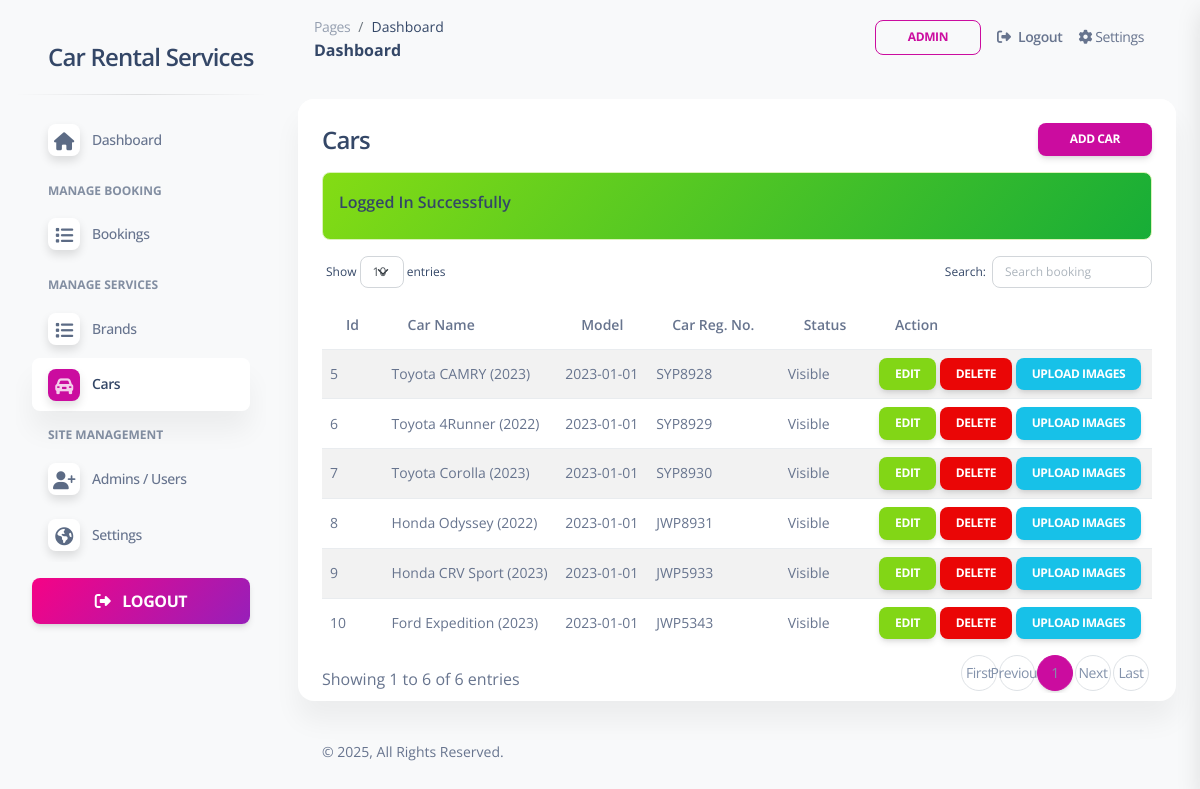
The page /admin/cars.php (signed in) on the database its author committed.
### tables this page shows
CREATE TABLE `web_settings` (
  `id` int(11) UNSIGNED NOT NULL,
  `title` varchar(255) NOT NULL,
  `url` varchar(255) DEFAULT NULL,
  `description` varchar(1000) DEFAULT NULL,
  `logo` varchar(100) DEFAULT NULL,
  `address` varchar(500) DEFAULT NULL,
  `email1` varchar(100) DEFAULT NULL,
  `email2` varchar(100) DEFAULT NULL,
  `phone1` varchar(15) DEFAULT NULL,
  `phone2` varchar(15) DEFAULT NULL
);

CREATE TABLE `cars` (
  `id` int(11) UNSIGNED NOT NULL,
  `brand_id` int(11) NOT NULL,
  `body_type_id` int(11) NOT NULL,
  `name` varchar(255) NOT NULL,
  `car_cid` varchar(20) NOT NULL COMMENT 'car custom id',
  `car_reg_no` varchar(50) DEFAULT NULL,
  `model` date NOT NULL,
  `transmission` varchar(100) DEFAULT NULL,
  `fuel` varchar(100) DEFAULT NULL,
  `seating_capacity` varchar(50) DEFAULT NULL,
  `fastag` tinyint(1) DEFAULT 0,
  `kms_driven` varchar(100) DEFAULT NULL,
  `sun_roof` tinyint(1) NOT NULL,
  `cruise_control` tinyint(1) NOT NULL,
  `360_camera` tinyint(1) NOT NULL,
  `price_per_hour` varchar(100) DEFAULT NULL,
  `home_delivery` tinyint(1) NOT NULL,
  `airbags` tinyint(1) NOT NULL,
  `description` mediumtext NOT NULL,
  `image` varchar(100) DEFAULT NULL,
  `status` tinyint(1) DEFAULT 0 COMMENT '0=show,1=hide'
);

### admin/cars.php (the view, shortened to what this page needs)
<?php include('includes/header.php'); ?>
    <div class="row">
        <div class="col-12">
            <div class="card mb-4">
                <div class="card-header pb-0">
                    <h4>Cars
                        <a href="cars-create.php" class="btn btn-primary btn-sm float-end">Add Car</a>
                    </h4>
                </div>
                <div class="card-body pt-0 pb-2">
                    <div class="table-responsive p-0">
                        <table id="myTable" class="table table-striped align-items-center justify-content-center">
                            <thead>
                                <tr>
                                    <th>Id</th>
                                    <th>Car Name</th>
                                    <th>Model</th>
                                    <th>Car Reg. No.</th>
                                    <th>Status</th>
                                    <th>Action</th>
                                </tr>
                            </thead>
                            <tbody>
                                <?php
                                    $cars = getAll('cars');
                                    if($cars)
                                    {
                                        if(mysqli_num_rows($cars) > 0){
                                            foreach($cars as $item) :
                                            ?>
                                            <tr>
                                                <td><?= $item['id']; ?></td>
                                                <td><?= $item['name']; ?></td>
                                                <td><?= $item['model']; ?></td>
                                                <td><?= $item['car_reg_no']; ?></td>
                                                <td><?= $item['status'] == true ? 'Hidden':'Visible'; ?></td>
                                                <td>
                                                    <a href="cars-edit.php?id=<?= $item['id'];?>" class="btn px-3 mb-0 btn-success btn-sm">Edit</a>
                                                    <a href="cars-delete.php?id=<?= $item['id'];?>"
                                                        onclick="return confirm('Are you sure you want to delete data?')"
                                                        class="btn mb-0 px-3 btn-danger btn-sm">
                                                        Delete
                                                    </a>
                                                    <a href="car-images.php?id=<?= $item['id'];?>" class="btn mb-0 px-3 btn-info btn-sm">Upload Images</a>
                                                </td>
                                            </tr>
                                            <?php
                                            endforeach;
                                        }else{
                                            ?>
                                            <tr>
                                                <td colspan="5">No Record Found!</td>
                                            </tr>
                                            <?php
                                        }
                                    }
                                    else
                                    {
                                        ?>
                                        <tr>
                                            <td colspan="5">No Record Available</td>
                                        </tr>
                                        <?php
                                    }
                                ?>
                            </tbody>
                        </table>
                    </div>
                </div>
            </div>
        </div>
    </div>
<?php include('includes/footer.php'); ?>

### admin/includes/sidebar.php
<?php
$pageName = substr($_SERVER["SCRIPT_NAME"],strrpos($_SERVER["SCRIPT_NAME"],"/")+1);
?>
<aside class="sidenav navbar navbar-vertical navbar-expand-xs border-0 border-radius-xl my-3 fixed-start ms-3 " id="sidenav-main">
    <div class="sidenav-header">
      <a class="navbar-brand m-0" href="dashboard.php" target="_blank">
        <h4><?= webSetting('title') ?? 'Funda Services'; ?></h4>
      </a>
    </div>
    <hr class="horizontal dark mt-0">
    <div class="collapse navbar-collapse w-auto" id="sidenav-collapse-main">
      <ul class="navbar-nav">
        <li class="nav-item">
          <a class="nav-link
            <?= $pageName == "dashboard.php"?'active':'' ?>" href="dashboard.php">
            <div class="icon icon-shape icon-sm shadow border-radius-md bg-white text-center me-2 d-flex align-items-center justify-content-center">
                <i class="fa fa-home <?= $pageName == "dashboard.php"?'text-white':'text-dark' ?>   text-lg"></i>
            </div>
            <span class="nav-link-text ms-1">Dashboard</span>
          </a>
        </li>
        <li class="nav-item mt-3">
          <h6 class="ps-4 ms-2 text-uppercase text-xs font-weight-bolder opacity-6">Manage Booking</h6>
        </li>
        <li class="nav-item">
          <a class="nav-link  <?= $pageName == "bookings.php"?'active':'' ?>"  href="bookings.php">
            <div class="icon icon-shape icon-sm shadow border-radius-md bg-white text-center me-2 d-flex align-items-center justify-content-center">
                <i class="fa fa-list <?= $pageName == "bookings.php"?'text-white':'text-dark' ?>   text-lg"></i>
            </div>
            <span class="nav-link-text ms-1">Bookings</span>
          </a>
        </li>
        <li class="nav-item mt-3">
          <h6 class="ps-4 ms-2 text-uppercase text-xs font-weight-bolder opacity-6">Manage Services</h6>
        </li>
        <li class="nav-item">
          <a class="nav-link <?= $pageName == "brands.php"?'active':'' ?>" href="brands.php">
            <div class="icon icon-shape icon-sm shadow border-radius-md bg-white text-center me-2 d-flex align-items-center justify-content-center">
                <i class="fa fa-list <?= $pageName == "brands.php"?'text-white':'text-dark' ?>   text-lg"></i>
            </div>
            <span class="nav-link-text ms-1">Brands</span>
          </a>
        </li>
        <li class="nav-item">
          <a class="nav-link <?= $pageName == "cars.php"?'active':'' ?>" href="cars.php">
            <div class="icon icon-shape icon-sm shadow border-radius-md bg-white text-center me-2 d-flex align-items-center justify-content-center">
                <i class="fa fa-car-alt <?= $pageName == "cars.php"?'text-white':'text-dark' ?>   text-lg"></i>
            </div>
            <span class="nav-link-text ms-1">Cars</span>
          </a>
        </li>
        <li class="nav-item mt-3">
          <h6 class="ps-4 ms-2 text-uppercase text-xs font-weight-bolder opacity-6">Site Management</h6>
        </li>
        <li class="nav-item">
          <a class="nav-link <?= $pageName == "users.php"?'active':'' ?>" href="users.php">
            <div class="icon icon-shape icon-sm shadow border-radius-md bg-white text-center me-2 d-flex align-items-center justify-content-center">
                <i class="fa fa-user-plus <?= $pageName == "users.php"?'text-white':'text-dark' ?>   text-lg"></i>
            </div>
            <span class="nav-link-text ms-1">Admins / Users</span>
          </a>
        </li>
        <li class="nav-item">
          <a class="nav-link <?= $pageName == "settings.php"?'active':'' ?>"
          href="settings.php">
            <div class="icon icon-shape icon-sm shadow border-radius-md bg-white text-center me-2 d-flex align-items-center justify-content-center">
                <i class="fa fa-globe <?= $pageName == "settings.php"?'text-white':'text-dark' ?> text-lg" ></i>
            </div>
            <span class="nav-link-text ms-1">Settings</span>
          </a>
        </li>
      </ul>
    </div>
    <div class="sidenav-footer mx-3 ">
      <a class="btn bg-gradient-primary mt-3 fs-6 w-100" href="logout.php">
        <i class="fa fa-sign-out me-2"></i> Logout
      </a>
    </div>
  </aside>

### admin/assets/css/nucleo-svg.css (style rules this page uses)
.icon { display: inline-block; color: #111111; height: 1em; width: 1em; }
.icon-sm { height: 0.8em; width: 0.8em; }
.icon { fill: currentColor; stroke: none; }

### rows shown on the page
web_settings: title "Car Rental Services"
cars: id "5", name "Toyota CAMRY (2023)", model "2023-01-01", car_reg_no "SYP8928", status "Visible"
cars: id "6", name "Toyota 4Runner (2022)", model "2023-01-01", car_reg_no "SYP8929", status "Visible"
cars: id "7", name "Toyota Corolla (2023)", model "2023-01-01", car_reg_no "SYP8930", status "Visible"
cars: id "8", name "Honda Odyssey (2022)", model "2023-01-01", car_reg_no "JWP8931", status "Visible"
cars: id "9", name "Honda CRV Sport (2023)", model "2023-01-01", car_reg_no "JWP5933", status "Visible"
cars: id "10", name "Ford Expedition (2023)", model "2023-01-01", car_reg_no "JWP5343", status "Visible"

### other values the page prints
$_SESSION['loggedInUser']['name'] "ADMIN"
$_SESSION['status'] "Logged In Successfully"
